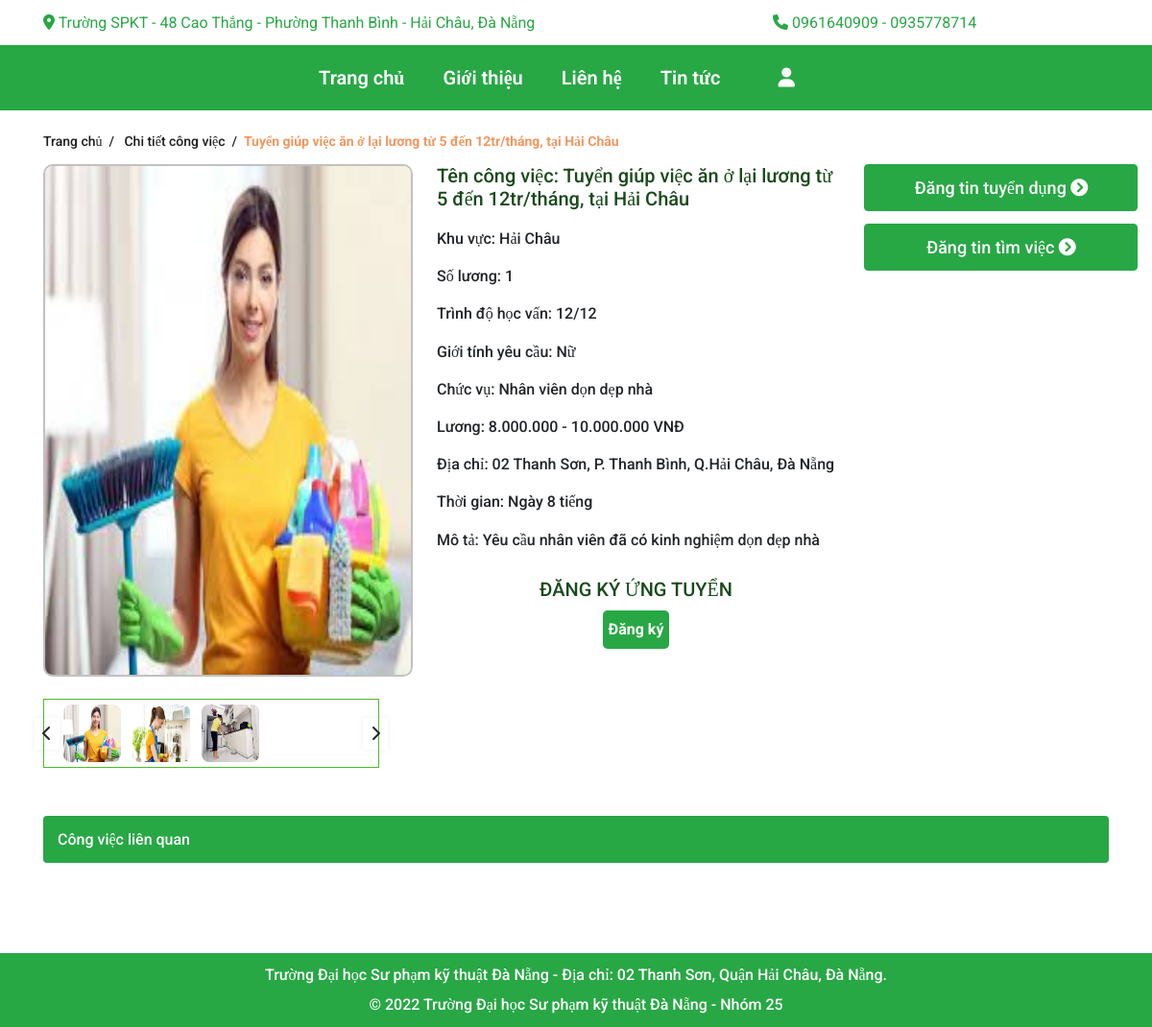
The app's page /?act=detailwork&cv=486 with its own data.
### tables this page shows
CREATE TABLE `congviec` (
  `maCV` int(11) NOT NULL,
  `maTK` int(11) NOT NULL,
  `maDMCV` int(11) NOT NULL,
  `tenCV` varchar(255) NOT NULL,
  `khuVuc` int(11) NOT NULL,
  `soLuong` int(11) NOT NULL,
  `trinhDoHV` varchar(255) NOT NULL,
  `gioiTinhYC` varchar(10) NOT NULL,
  `chucVu` varchar(255) NOT NULL,
  `luong` varchar(255) NOT NULL,
  `diaChi` varchar(255) NOT NULL,
  `time` varchar(255) NOT NULL,
  `moTa` varchar(255) NOT NULL,
  `tinhTrang` int(11) NOT NULL,
  `thoiGianDang` varchar(255) NOT NULL
);

CREATE TABLE `hinhanhcv` (
  `maHA` int(11) NOT NULL,
  `maCV` int(11) NOT NULL,
  `tenHinh` varchar(255) NOT NULL,
  `hinhAnhCV` varchar(255) NOT NULL
);

CREATE TABLE `quanhuyen` (
  `idQuan` int(11) NOT NULL,
  `tenQuan` varchar(255) NOT NULL
);

### Controllers/DetailWorkController.php (called while the page is built, shortened)
<?php
    require_once("./Models/recruiterModel.php");
    class DetailWorkController{
        var $work_model;
        public function __construct()
        {
             $this->work_model = new recruiterModel();
        }
        public function list()
        {
            $data_work = $this->work_model->congviec($_GET['cv']);
            require_once("Views/index.php");
        }
    }
?>

### Models/connection.php (called while the page is built, shortened)
<?php
    class connection{
        function __construct()
        {
            $severname ="localhost";
            $username ="root";
            $password ="";
            $db_name ="gtngv";
            $this->conn = new mysqli($severname,$username,$password,$db_name);
        }
    }
?>

### Models/model.php (called while the page is built, shortened)
<?php
    require_once("connection.php");
    class model
    {
        function __construct()
        {
            $conn_obj = new connection();
            $this->conn = $conn_obj->conn;
        }
    }
?>

### Models/recruiterModel.php (called while the page is built, shortened)
<?php
    require_once("model.php");
    class recruiterModel extends model
    {
        function congviec($idCV){
            $query = "SELECT * from congviec,hinhanhcv,danhmuccv,quanhuyen WHERE quanhuyen.idQuan=congviec.khuVuc AND congviec.maCV=hinhanhcv.maCV AND danhmuccv.maDMCV = congviec.maDMCV AND congviec.maCV=$idCV;";
            require("result.php");
            return $data;
        }
    }
?>

### Models/result.php (called while the page is built)
<?php
    $result = $this->conn->query($query);
    $data = array();
    while ($row = $result->fetch_assoc()) {
        $data[] = $row;
    }
?>

### Views/detailwork/work.php (the view, shortened to what this page needs)
<main id="main">
<div class="container">
    <div class="break-crumb">
        <div class="break-crumb__head">
            <div class="home">
                <a href="#">
                    <span>Trang chủ</span>
                </a>
                <span class="mr_lr">&nbsp;/ &nbsp;</span>
                <a href="#">
                    <span>Chi tiết công việc</span>
                </a>
                <span class="mr_lr">&nbsp;/ &nbsp;</span>
            </div>
            <div>
                <strong>
                    <span><?php echo $data_work[0]['tenCV']; ?></span>
                </strong>
            </div>
        </div>
    </div>
    <div class="row mb-4">
        <div class="col col-lg-4">
            <div class="product-detail-left">
                <div id="product-detail-left__thumbnail">
                    <img src="./Publics/images/<?php echo $data_work[0]['tenHinh']; ?>" alt="" class="product-detail-left__image-main">
                </div>
                <div class="product-detail-left__list-thumb">
                    <ul>
                        <?php for ($i=0; $i < count($data_work) ; $i++) { ?>
                            <li class=""><img src="./Publics/images/<?php echo $data_work[$i]['tenHinh'] ?>" alt=""></li>
                        <?php } ?>
                    <div class="product-detail-left__control">
                        <span class="product-detail-left__control-left">
                            <i class="fas fa-chevron-left"></i>
                        </span>
                        <span class="product-detail-left__control-right">
                            <i class="fas fa-chevron-right"></i>
                        </span>
                    </div>
                </div>
            </div>
        </div>
        <div class="col col-lg-5">
            <div class="product-detail-main">
                <h2 class="tilte-name-product-detail">Tên công việc: <?php echo $data_work[0]['tenCV']; ?></h2>
                <h2 class="tilte-name-product-detail-detail">Khu vực: <?php echo $data_work[0]['tenQuan']; ?></h2>
                <h2 class="tilte-name-product-detail-detail">Số lương: <?php echo $data_work[0]['soLuong']; ?></h2>
                <h2 class="tilte-name-product-detail-detail">Trình độ học vấn: <?php echo $data_work[0]['trinhDoHV']; ?></h2>
                <h2 class="tilte-name-product-detail-detail">Giới tính yêu cầu: <?php echo $data_work[0]['gioiTinhYC']; ?></h2>
                <h2 class="tilte-name-product-detail-detail">Chức vụ: <?php echo $data_work[0]['chucVu']; ?></h2>
                <h2 class="tilte-name-product-detail-detail">Lương: <?php echo $data_work[0]['luong']; ?></h2>
                <h2 class="tilte-name-product-detail-detail">Địa chỉ: <?php echo $data_work[0]['diaChi']; ?></h2>
                <h2 class="tilte-name-product-detail-detail">Thời gian: <?php echo $data_work[0]['time']; ?></h2>
                <h2 class="tilte-name-product-detail-detail">Mô tả: <?php echo $data_work[0]['moTa']; ?></h2>
                <form id ="table" action="?act=detailwork&xuli=store" method="POST" enctype="multipart/form-data">
                    <h2 class="tilte-name-product-detail" style="text-align: center;margin-top: 20px;">ĐĂNG KÝ ỨNG TUYỂN</h2>
                    <div class="btn-recruiter">
                        <button class="btn-confirm" type="submit" form="table" style="margin-left: 30px;">Đăng ký</button>
                    </div>
                </form>
            </div>
        </div>
        <div class="col col-lg-3" style="visibility: visible; -webkit-animation-name: fadeInDown; animation-name: fadeInDown;">
        <p class="link-btn big-a">
            <a href="" class="btn btn-success">Đăng tin tuyển dụng
                <i class="fa fa-chevron-circle-right"></i>
            </a>
        </p>
        <p class="link-btn big-a">
            <a href="" class="btn btn-success">Đăng tin tìm việc
                <i class="fa fa-chevron-circle-right"></i>
            </a>
        </p>
        </div>
        <section id="product-dry" class="product-related" style="width: 100%;">
            <div class="container">
                <div class="populator__head">
                    <div>
                        <h2 class="populator__head-title">
                            <a href="">Công việc liên quan</a>
                        </h2>
                    </div>
                </div>
            </div>
        </section>
    </div>
</div>
</main>

### index.php (shortened to what this page needs)
<?php
$mod = isset($_GET['act']) ? $_GET['act'] : "home";
switch ($mod) {
    case 'detailwork':
        $act = isset($_GET['xuli']) ? $_GET['xuli'] : "list";
        require_once('./Controllers/DetailWorkController.php');
        $controller_obj = new DetailWorkController();
        switch ($act) {
            case 'list':
                $controller_obj->list();
            break;
        }
        break;
}
?>

### Views/index.php (shortened to what this page needs)
<!DOCTYPE html>
<html lang="en">
<head>
    <link rel="stylesheet" href="https://maxcdn.bootstrapcdn.com/bootstrap/4.0.0/css/bootstrap.min.css"
>
    <link rel="stylesheet" href="https://cdnjs.cloudflare.com/ajax/libs/font-awesome/6.0.0-beta2/css/all.min.css"
 />
    <link rel="stylesheet" type="text/css" href="https://cdn.jsdelivr.net/npm/toastify-js/src/toastify.min.css">
    <link rel="stylesheet" href="./Publics/css/jquery-ui.min.css">
    <link rel="stylesheet" href="https://unpkg.com/swiper/swiper-bundle.min.css"/>
    <link rel="stylesheet" href="./Publics/css/style.css">
    <link rel="stylesheet" href="./Publics/css/reset.css">
    <link rel="stylesheet" href="./Publics/css/main.css">
    <link rel="stylesheet" href="./Publics/css/login.css">
    <link rel="stylesheet" href="./Publics/css/recruiter.css">
    <link rel="stylesheet" href="./Publics/css/detailhelp.css">
    <link rel="stylesheet" href="./Admin/Publics/css/admin.css">
    <link rel="stylesheet" href="./Publics/js/main.js">
</head>
<body>
    <?php
        require_once("header_footer/header.php");
    ?>
    <?php
        require_once("navigation.php");
    ?>
   <?php
        require_once("header_footer/footer.php");
    ?>
</body>
</html>

### Views/header_footer/header.php (shortened to what this page needs)
<header id="header">
    <div class="container">
        <div class="row">
            <div class="col-lg-8 col">
                <p style="color: var(--cl-primary);"><i class="fa-solid fa-location-dot"></i> Trường SPKT - 48 Cao Thắng - Phường Thanh Bình - Hải Châu, Đà Nẵng</p>
            </div>
            <div class="col-lg-4 col">
                <p style="color: var(--cl-primary);"><i class="fa-solid fa-phone"></i> 0961640909 - 0935778714</p>
            </div>
        </div>
    </div>
</header>
<nav id="nav">
    <ul class="nav-list">
        <li class="nav-list__item"><a href="?act=home" class="nav-list__item-link">Trang chủ</a></li>
        <li class="nav-list__item"><a class="nav-list__item-link" href="">Giới thiệu</a></li>
        <li class="nav-list__item"><a class="nav-list__item-link" href="">Liên hệ</a></li>
        <li class="nav-list__item"><a class="nav-list__item-link" href="">Tin tức</a></li>
        <li class="nav-list__item">
            <div class="user">
                <a href="">
                    <i class="fas fa-user"></i>
                </a>
            </div>
        </li>
    </ul>
</nav>

### Views/navigation.php (shortened to what this page needs)
<?php
    $act  = isset($_GET['act']) ? $_GET['act'] :"home";
    switch ($act){
        case "detailwork":
            $act = isset($_GET['xuli']) ? $_GET['xuli'] : "list";
            switch ($act) {
                case 'list':
                    require_once('detailwork/work.php');
                    break;
                }
            break;
    }

### Views/header_footer/footer.php
<footer id="footer">
    <p>Trường Đại học Sư phạm kỹ thuật Đà Nẵng  -  Địa chỉ: 02 Thanh Sơn, Quận Hải Châu, Đà Nẵng.</p>
    <p>© 2022 Trường Đại học Sư phạm kỹ thuật Đà Nẵng - Nhóm 25</p>
</footer>

### Publics/css/style.css (style rules this page uses)
:root { --cl-backad:#f7f8fb; --cl-textad :#858796; --cl-green: #4eb92d; --cl-red: #ed1b36; --cl-orange: #f1975f; --cl-text: #686868; --cl-title: #1e1e1e; --cl-primary: #28a745; --cl-textprimary: #194A1A; }
body { box-sizing: border-box; overflow-x: hidden; font-family: 'Roboto', 'sans-serif'; display: table; }
html { font-size: 62.5%; line-height: 1.6; height: 100%; }
a { color: #1e1e1e; }
html, body { width: 100%; height: 100%; }

### Publics/css/main.css (style rules this page uses)
#header { background-color: white; padding:15px 0px; font-style: bold; color: var(--cl-textprimary); }
#nav { width: 100%; height: 68px; background-color:var(--cl-primary); margin-bottom: 20px; }
.nav-list { display: flex; align-items: center; height: 100%; justify-content:center; }
.nav-list__item { margin-right: 40px; position: relative; }
.nav-list__item >a { color: white; font-weight: 600; font-size: 20px; }
.nav-list__item::before { position: absolute; content: ""; width: 100%; height: 22px; top: 14px; }
.user { position: relative; color: var(--cl-textprimary); font-weight: 600; font-size: 20px; margin-left: 20px; }
.user > a { color: white; }
.user::before { position: absolute; content: ""; width: 50px; height: 20px; top: 15px; right: -60px; z-index: 3; }
#footer { background-color: var(--cl-primary); padding:15px 0px; font-weight: 500; font-style: bold; color: white; text-align:center; }
#footer > p:first-child { margin-bottom: 15px; }
.big-a { margin: 0 0 13px; }
.big-a > a { font-size: 18px; padding: 10px 14px 10px 15px; font-weight: 500; }
#product-fruits , #product-cate , #product-sale , #product-dry { margin: 30px 0; padding:20px 0; }

### Publics/css/login.css (style rules this page uses)
.break-crumb__head { font-size: 14px; line-height: 24px; font-weight: 500; display: flex; margin-bottom: 12px; }
.break-crumb__head strong span { color :var(--cl-orange); }

### Publics/css/recruiter.css (style rules this page uses)
.btn-recruiter { text-align:center; }
.btn-recruiter > .btn-confirm { background-color: var(--cl-primary); height: 40px; color: var(--white); font-weight:bold; text-align: center; border: none; border-radius: 0.3rem; margin-right: 30px; }

### Publics/css/detailhelp.css (style rules this page uses)
#product-detail-left__thumbnail { margin-bottom: 20px; z-index: 10; }
#product-detail-left__thumbnail img { width: 385px!important; height: 534px; border: 2px solid #c1c1c1; border-radius: 10px; }
.product-detail-left__list-thumb { position: relative; border: 1px solid var(--cl-green); padding: 5px 5px 5px 20px; }
.product-detail-left__list-thumb > ul { display: flex; }
.product-detail-left__list-thumb > ul >li { width: 60px; height: 60px; margin-right: 12px; }
.product-detail-left__list-thumb > ul > li > img { width: 100%; height: 100%; border-radius: 8px; }
.product-detail-left__control { height: 100%; }
.product-detail-left__control > span { position: absolute; top: 50%; transform: translateY(-50%); box-shadow: 0px 0px 6px rgb(79 95 120 / 10%); padding: 8px; }
.product-detail-left__control-left { left: -10px; }
.product-detail-left__control-right { right: -10px; }
.product-detail-main { margin-left: 30px; }
.tilte-name-product-detail { font-size: 20px; color: var(--cl-textprimary); padding-bottom: 10px; }
.tilte-name-product-detail-detail { font-size: 16px; padding: 10px 0px; }
.populator__head-title { padding: 15px; width: 100%; background-color: var(--cl-primary); margin-bottom: 20px; border-radius: 4px; }
.populator__head-title a { color:white; font-size:16px; }
.btn-success { width: 285px; background-color: var(--cl-primary); }

### records on screen
congviec: tenCV "Tuyển giúp việc ăn ở lại lương từ 5 đến 12tr/tháng, tại Hải Châu", hinhanhcv.tenHinh (picture), soLuong "1", trinhDoHV "12/12", gioiTinhYC "Nữ", chucVu "Nhân viên dọn dẹp nhà", luong "8.000.000 - 10.000.000 VNĐ", diaChi "02 Thanh Sơn, P. Thanh Bình, Q.Hải Châu, Đà Nẵng", time "Ngày 8 tiếng", moTa "Yêu cầu nhân viên đã có kinh nghiệm dọn dẹp nhà"
hinhanhcv: tenHinh (picture)
quanhuyen: tenQuan "Hải Châu"
